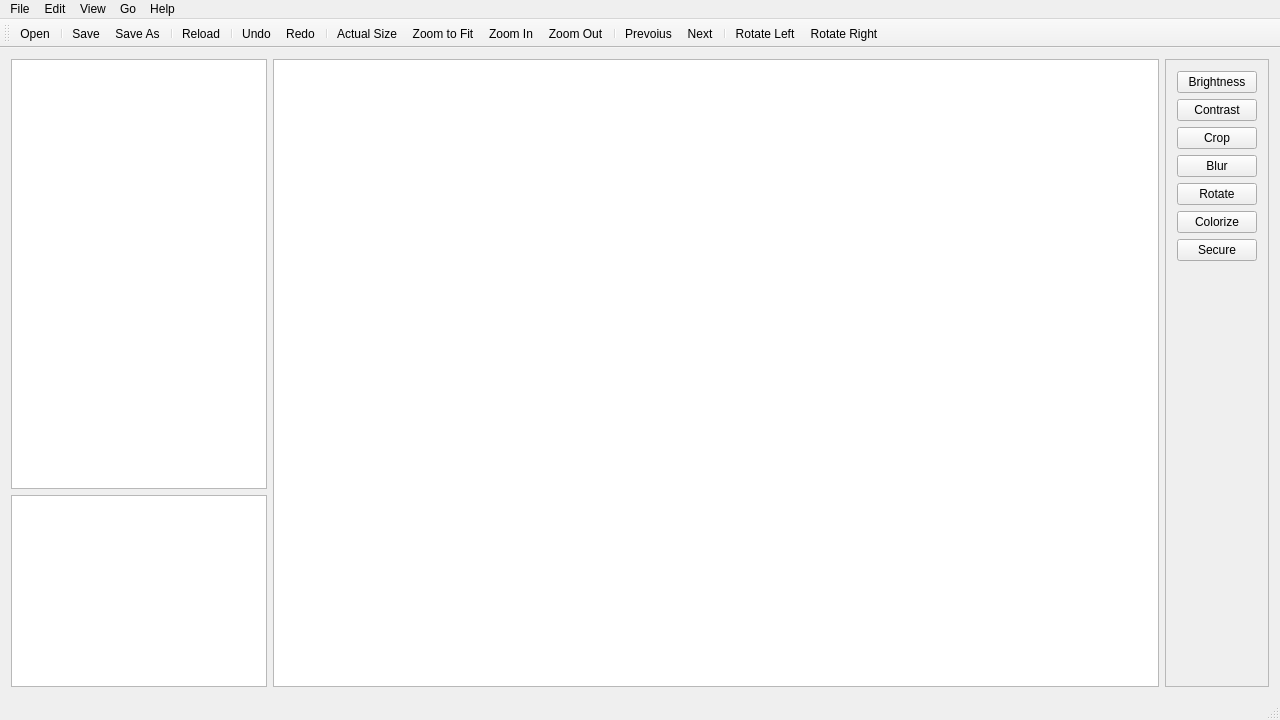
<?xml version="1.0" encoding="UTF-8"?>
<ui version="4.0">
 <class>MainWindow</class>
 <widget class="QMainWindow" name="MainWindow">
  <property name="geometry">
   <rect>
    <x>0</x>
    <y>0</y>
    <width>1280</width>
    <height>720</height>
   </rect>
  </property>
  <property name="windowTitle">
   <string>CCIMP</string>
  </property>
  <property name="windowIcon">
   <iconset resource="../../res/resources.qrc">
    <normaloff>:/app_ico/ico/appico/CCIMP.ico</normaloff>:/app_ico/ico/appico/CCIMP.ico</iconset>
  </property>
  <widget class="QWidget" name="centralWidget">
   <layout class="QGridLayout" name="gridLayout_6">
    <item row="0" column="0">
     <layout class="QGridLayout" name="gridLayout_5">
      <item row="0" column="0">
       <layout class="QGridLayout" name="gridLayout_2">
        <item row="0" column="0">
         <layout class="QGridLayout" name="gridLayout_3">
          <item row="0" column="0">
           <widget class="QTreeView" name="treeView">
            <property name="sizePolicy">
             <sizepolicy hsizetype="Fixed" vsizetype="Expanding">
              <horstretch>0</horstretch>
              <verstretch>0</verstretch>
             </sizepolicy>
            </property>
           </widget>
          </item>
          <item row="1" column="0">
           <widget class="QTextEdit" name="textEdit">
            <property name="sizePolicy">
             <sizepolicy hsizetype="Fixed" vsizetype="Minimum">
              <horstretch>0</horstretch>
              <verstretch>0</verstretch>
             </sizepolicy>
            </property>
           </widget>
          </item>
         </layout>
        </item>
        <item row="0" column="1">
         <widget class="QGraphicsView" name="graphicsView">
          <property name="sizePolicy">
           <sizepolicy hsizetype="Expanding" vsizetype="Expanding">
            <horstretch>0</horstretch>
            <verstretch>0</verstretch>
           </sizepolicy>
          </property>
          <property name="autoFillBackground">
           <bool>false</bool>
          </property>
         </widget>
        </item>
       </layout>
      </item>
      <item row="0" column="1">
       <widget class="QFrame" name="frame">
        <property name="sizePolicy">
         <sizepolicy hsizetype="Preferred" vsizetype="Preferred">
          <horstretch>0</horstretch>
          <verstretch>0</verstretch>
         </sizepolicy>
        </property>
        <property name="frameShape">
         <enum>QFrame::StyledPanel</enum>
        </property>
        <property name="frameShadow">
         <enum>QFrame::Raised</enum>
        </property>
        <layout class="QGridLayout" name="gridLayout_4">
         <item row="0" column="0">
          <layout class="QGridLayout" name="gridLayout">
           <item row="0" column="0">
            <layout class="QVBoxLayout" name="verticalLayout">
             <item>
              <widget class="QPushButton" name="brightnessButton">
               <property name="sizePolicy">
                <sizepolicy hsizetype="Preferred" vsizetype="Fixed">
                 <horstretch>0</horstretch>
                 <verstretch>0</verstretch>
                </sizepolicy>
               </property>
               <property name="text">
                <string>Brightness</string>
               </property>
               <property name="autoDefault">
                <bool>false</bool>
               </property>
               <property name="flat">
                <bool>false</bool>
               </property>
              </widget>
             </item>
             <item>
              <widget class="QPushButton" name="contrastButton">
               <property name="sizePolicy">
                <sizepolicy hsizetype="Preferred" vsizetype="Fixed">
                 <horstretch>0</horstretch>
                 <verstretch>0</verstretch>
                </sizepolicy>
               </property>
               <property name="text">
                <string>Contrast</string>
               </property>
              </widget>
             </item>
             <item>
              <widget class="QPushButton" name="cropButton">
               <property name="sizePolicy">
                <sizepolicy hsizetype="Preferred" vsizetype="Fixed">
                 <horstretch>0</horstretch>
                 <verstretch>0</verstretch>
                </sizepolicy>
               </property>
               <property name="text">
                <string>Crop</string>
               </property>
              </widget>
             </item>
             <item>
              <widget class="QPushButton" name="blurButton">
               <property name="sizePolicy">
                <sizepolicy hsizetype="Preferred" vsizetype="Fixed">
                 <horstretch>0</horstretch>
                 <verstretch>0</verstretch>
                </sizepolicy>
               </property>
               <property name="text">
                <string>Blur</string>
               </property>
              </widget>
             </item>
             <item>
              <widget class="QPushButton" name="rotateButton">
               <property name="sizePolicy">
                <sizepolicy hsizetype="Preferred" vsizetype="Fixed">
                 <horstretch>0</horstretch>
                 <verstretch>0</verstretch>
                </sizepolicy>
               </property>
               <property name="text">
                <string>Rotate</string>
               </property>
              </widget>
             </item>
             <item>
              <widget class="QPushButton" name="colorBalanceButton">
               <property name="sizePolicy">
                <sizepolicy hsizetype="Preferred" vsizetype="Fixed">
                 <horstretch>0</horstretch>
                 <verstretch>0</verstretch>
                </sizepolicy>
               </property>
               <property name="text">
                <string>Colorize</string>
               </property>
              </widget>
             </item>
             <item>
              <widget class="QPushButton" name="encipherButton">
               <property name="sizePolicy">
                <sizepolicy hsizetype="Preferred" vsizetype="Fixed">
                 <horstretch>0</horstretch>
                 <verstretch>0</verstretch>
                </sizepolicy>
               </property>
               <property name="text">
                <string>Secure</string>
               </property>
              </widget>
             </item>
            </layout>
           </item>
           <item row="1" column="0">
            <spacer name="verticalSpacer">
             <property name="orientation">
              <enum>Qt::Vertical</enum>
             </property>
             <property name="sizeHint" stdset="0">
              <size>
               <width>17</width>
               <height>95</height>
              </size>
             </property>
            </spacer>
           </item>
          </layout>
         </item>
        </layout>
       </widget>
      </item>
     </layout>
    </item>
   </layout>
  </widget>
  <widget class="QMenuBar" name="menuBar">
   <property name="geometry">
    <rect>
     <x>0</x>
     <y>0</y>
     <width>1280</width>
     <height>20</height>
    </rect>
   </property>
   <widget class="QMenu" name="menuFile">
    <property name="title">
     <string>File</string>
    </property>
    <addaction name="actionOpen"/>
    <addaction name="separator"/>
    <addaction name="actionSave"/>
    <addaction name="actionSave_As"/>
    <addaction name="separator"/>
    <addaction name="actionReload"/>
    <addaction name="separator"/>
    <addaction name="actionQuit"/>
    <addaction name="separator"/>
   </widget>
   <widget class="QMenu" name="menuEdit">
    <property name="title">
     <string>Edit</string>
    </property>
    <addaction name="actionUndo"/>
    <addaction name="actionRedo"/>
   </widget>
   <widget class="QMenu" name="menuView">
    <property name="title">
     <string>View</string>
    </property>
    <addaction name="actionActual_size"/>
    <addaction name="actionZoom_to_fit"/>
    <addaction name="actionZoom_In"/>
    <addaction name="actionZoom_Out"/>
   </widget>
   <widget class="QMenu" name="menuGo">
    <property name="title">
     <string>Go</string>
    </property>
    <addaction name="actionPrevoius"/>
    <addaction name="actionNext"/>
   </widget>
   <widget class="QMenu" name="menuHelp">
    <property name="title">
     <string>Help</string>
    </property>
    <addaction name="actionAbout_CCIMP"/>
   </widget>
   <addaction name="menuFile"/>
   <addaction name="menuEdit"/>
   <addaction name="menuView"/>
   <addaction name="menuGo"/>
   <addaction name="menuHelp"/>
  </widget>
  <widget class="QToolBar" name="mainToolBar">
   <attribute name="toolBarArea">
    <enum>TopToolBarArea</enum>
   </attribute>
   <attribute name="toolBarBreak">
    <bool>false</bool>
   </attribute>
   <addaction name="actionOpen"/>
   <addaction name="separator"/>
   <addaction name="actionSave"/>
   <addaction name="actionSave_As"/>
   <addaction name="separator"/>
   <addaction name="actionReload"/>
   <addaction name="separator"/>
   <addaction name="actionUndo"/>
   <addaction name="actionRedo"/>
   <addaction name="separator"/>
   <addaction name="actionActual_size"/>
   <addaction name="actionZoom_to_fit"/>
   <addaction name="actionZoom_In"/>
   <addaction name="actionZoom_Out"/>
   <addaction name="separator"/>
   <addaction name="actionPrevoius"/>
   <addaction name="actionNext"/>
   <addaction name="separator"/>
   <addaction name="actionRotateLeft"/>
   <addaction name="actionRotateRight"/>
  </widget>
  <widget class="QStatusBar" name="statusBar"/>
  <action name="actionOpen">
   <property name="icon">
    <iconset resource="../../res/resources.qrc">
     <normaloff>:/ico_22x22/ico/22x22/document-open.png</normaloff>:/ico_22x22/ico/22x22/document-open.png</iconset>
   </property>
   <property name="text">
    <string>Open</string>
   </property>
   <property name="shortcut">
    <string>Ctrl+O</string>
   </property>
  </action>
  <action name="actionSave">
   <property name="icon">
    <iconset resource="../../res/resources.qrc">
     <normaloff>:/ico_22x22/ico/22x22/document-save.png</normaloff>:/ico_22x22/ico/22x22/document-save.png</iconset>
   </property>
   <property name="text">
    <string>Save</string>
   </property>
   <property name="shortcut">
    <string>Ctrl+S</string>
   </property>
  </action>
  <action name="actionSave_As">
   <property name="icon">
    <iconset resource="../../res/resources.qrc">
     <normaloff>:/ico_22x22/ico/22x22/document-save-as.png</normaloff>:/ico_22x22/ico/22x22/document-save-as.png</iconset>
   </property>
   <property name="text">
    <string>Save As</string>
   </property>
   <property name="shortcut">
    <string>Ctrl+Shift+S</string>
   </property>
  </action>
  <action name="actionQuit">
   <property name="icon">
    <iconset resource="../../res/resources.qrc">
     <normaloff>:/ico_22x22/ico/22x22/application-exit.png</normaloff>:/ico_22x22/ico/22x22/application-exit.png</iconset>
   </property>
   <property name="text">
    <string>Quit</string>
   </property>
   <property name="shortcut">
    <string>Ctrl+Q</string>
   </property>
  </action>
  <action name="actionReload">
   <property name="icon">
    <iconset resource="../../res/resources.qrc">
     <normaloff>:/ico_22x22/ico/22x22/view-refresh.png</normaloff>:/ico_22x22/ico/22x22/view-refresh.png</iconset>
   </property>
   <property name="text">
    <string>Reload</string>
   </property>
   <property name="shortcut">
    <string>Ctrl+R</string>
   </property>
  </action>
  <action name="actionUndo">
   <property name="icon">
    <iconset resource="../../res/resources.qrc">
     <normaloff>:/ico_22x22/ico/22x22/edit-undo.png</normaloff>:/ico_22x22/ico/22x22/edit-undo.png</iconset>
   </property>
   <property name="text">
    <string>Undo</string>
   </property>
   <property name="shortcut">
    <string>Ctrl+Z</string>
   </property>
  </action>
  <action name="actionRedo">
   <property name="icon">
    <iconset resource="../../res/resources.qrc">
     <normaloff>:/ico_22x22/ico/22x22/edit-redo.png</normaloff>:/ico_22x22/ico/22x22/edit-redo.png</iconset>
   </property>
   <property name="text">
    <string>Redo</string>
   </property>
   <property name="shortcut">
    <string>Ctrl+Shift+Z</string>
   </property>
  </action>
  <action name="actionActual_size">
   <property name="icon">
    <iconset resource="../../res/resources.qrc">
     <normaloff>:/ico_22x22/ico/22x22/zoom-original.png</normaloff>:/ico_22x22/ico/22x22/zoom-original.png</iconset>
   </property>
   <property name="text">
    <string>Actual Size</string>
   </property>
  </action>
  <action name="actionZoom_to_fit">
   <property name="icon">
    <iconset resource="../../res/resources.qrc">
     <normaloff>:/ico_22x22/ico/22x22/zoom-fit-best.png</normaloff>:/ico_22x22/ico/22x22/zoom-fit-best.png</iconset>
   </property>
   <property name="text">
    <string>Zoom to Fit</string>
   </property>
   <property name="shortcut">
    <string>F</string>
   </property>
  </action>
  <action name="actionZoom_In">
   <property name="icon">
    <iconset resource="../../res/resources.qrc">
     <normaloff>:/ico_22x22/ico/22x22/zoom-in.png</normaloff>:/ico_22x22/ico/22x22/zoom-in.png</iconset>
   </property>
   <property name="text">
    <string>Zoom In</string>
   </property>
   <property name="shortcut">
    <string>Ctrl++</string>
   </property>
  </action>
  <action name="actionZoom_Out">
   <property name="icon">
    <iconset resource="../../res/resources.qrc">
     <normaloff>:/ico_22x22/ico/22x22/zoom-out.png</normaloff>:/ico_22x22/ico/22x22/zoom-out.png</iconset>
   </property>
   <property name="text">
    <string>Zoom Out</string>
   </property>
   <property name="shortcut">
    <string>Ctrl+-</string>
   </property>
  </action>
  <action name="actionPrevoius">
   <property name="icon">
    <iconset resource="../../res/resources.qrc">
     <normaloff>:/ico_22x22/ico/22x22/media-skip-backward.png</normaloff>:/ico_22x22/ico/22x22/media-skip-backward.png</iconset>
   </property>
   <property name="text">
    <string>Prevoius</string>
   </property>
   <property name="shortcut">
    <string>Backspace</string>
   </property>
  </action>
  <action name="actionNext">
   <property name="icon">
    <iconset resource="../../res/resources.qrc">
     <normaloff>:/ico_22x22/ico/22x22/media-skip-forward.png</normaloff>:/ico_22x22/ico/22x22/media-skip-forward.png</iconset>
   </property>
   <property name="text">
    <string>Next</string>
   </property>
   <property name="shortcut">
    <string>Space</string>
   </property>
  </action>
  <action name="actionAbout_CCIMP">
   <property name="text">
    <string>About CCIMP</string>
   </property>
  </action>
  <action name="actionRotateLeft">
   <property name="icon">
    <iconset resource="../../res/resources.qrc">
     <normaloff>:/ico_22x22/ico/22x22/object-rotate-left.png</normaloff>:/ico_22x22/ico/22x22/object-rotate-left.png</iconset>
   </property>
   <property name="text">
    <string>Rotate Left</string>
   </property>
   <property name="toolTip">
    <string>Rotate 90° left</string>
   </property>
   <property name="shortcut">
    <string>Ctrl+L</string>
   </property>
  </action>
  <action name="actionRotateRight">
   <property name="icon">
    <iconset resource="../../res/resources.qrc">
     <normaloff>:/ico_22x22/ico/22x22/object-rotate-right.png</normaloff>:/ico_22x22/ico/22x22/object-rotate-right.png</iconset>
   </property>
   <property name="text">
    <string>Rotate Right</string>
   </property>
   <property name="toolTip">
    <string>Rotate 90° right</string>
   </property>
   <property name="shortcut">
    <string>Ctrl+R</string>
   </property>
  </action>
 </widget>
 <layoutdefault spacing="6" margin="11"/>
 <resources>
  <include location="../../res/resources.qrc"/>
 </resources>
 <connections/>
</ui>
